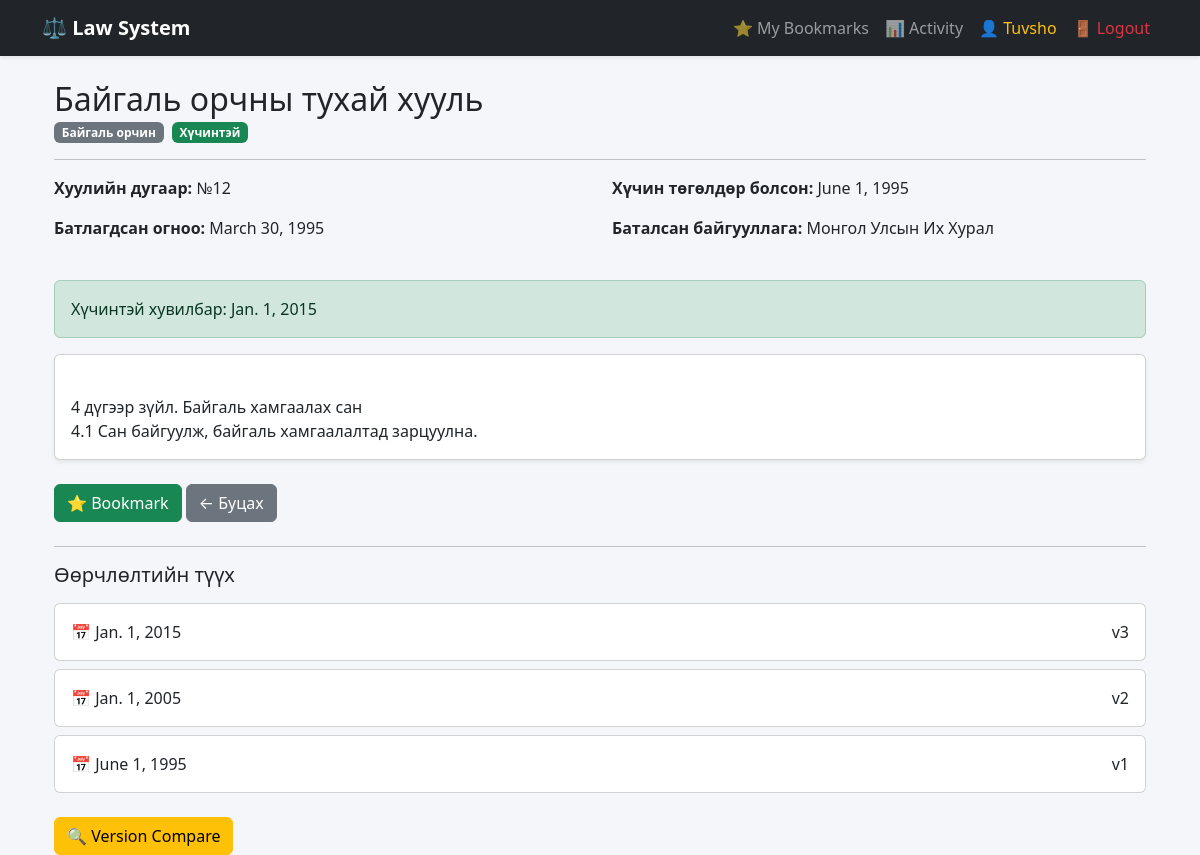
The app's page /law/16/ (signed in) with its own data.
### laws/models.py (models this page shows, shortened)
class Law(models.Model):
    STATUS_CHOICES = [
        ("active", "Хүчинтэй"),
        ("inactive", "Хүчингүй"),
        ("draft", "Төсөл"),
    ]
    title = models.CharField(max_length=300)
    category = models.CharField(max_length=200)
    law_number = models.CharField(
        max_length=50,
        blank=True,
        null=True,
        verbose_name="Хуулийн дугаар"
    )
    approved_date = models.DateField(
        blank=True,
        null=True,
        verbose_name="Батлагдсан огноо"
    )
    effective_date = models.DateField(
        blank=True,
        null=True,
        verbose_name="Хүчин төгөлдөр болсон огноо"
    )
    issued_by = models.CharField(
        max_length=200,
        blank=True,
        null=True,
        verbose_name="Баталсан байгууллага"
    )
    status = models.CharField(
        max_length=20,
        choices=STATUS_CHOICES,
        default="active"
    )
    summary = models.TextField(
        blank=True,
        null=True,
        verbose_name="Товч тайлбар"
    )
    pdf_file = models.FileField(
        upload_to="law_pdfs/",
        blank=True,
        null=True
    )
    created_at = models.DateTimeField(auto_now_add=True)

class LawVersion(models.Model):
    law = models.ForeignKey(
        Law,
        on_delete=models.CASCADE,
        related_name="versions"
    )
    version_number = models.IntegerField(default=1)
    content = models.TextField()
    effective_date = models.DateField()

### laws/views.py (the view)
# urls.py: path("law/<int:id>/", views.law_detail, name="law_detail"),
def law_detail(request, id):
    law = get_object_or_404(Law, id=id)
    current_version = law.versions.order_by("-effective_date").first()
    context = {
        "law": law,
        "current_version": current_version,
        "versions": law.versions.order_by("-effective_date"),
        "is_editor": request.user.groups.filter(name="Editor").exists()
    }
    return render(request, "laws/law_detail.html", context)

### laws/templates/laws/law_detail.html (shortened to what this page needs)
{% extends "base.html" %}
{% block content %}
<div class="container mt-4">
    <div class="mb-3">
        <h2 class="mb-1">{{ law.title }}</h2>
        <div class="d-flex gap-2 align-items-center flex-wrap">
            <span class="badge bg-secondary">
                {{ law.category }}
            </span>
            {% if law.status == "active" %}
                <span class="badge bg-success">Хүчинтэй</span>
            {% elif law.status == "inactive" %}
                <span class="badge bg-danger">Хүчингүй</span>
            {% else %}
                <span class="badge bg-warning text-dark">Төсөл</span>
            {% endif %}
        </div>
    </div>
    <hr>
    <div class="row mb-4">
        <div class="col-md-6">
            <p><strong>Хуулийн дугаар:</strong> {{ law.law_number }}</p>
            <p><strong>Батлагдсан огноо:</strong> {{ law.approved_date }}</p>
        </div>
        <div class="col-md-6">
            <p><strong>Хүчин төгөлдөр болсон:</strong> {{ law.effective_date }}</p>
            <p><strong>Баталсан байгууллага:</strong> {{ law.issued_by }}</p>
        </div>
    </div>
    {% if current_version %}
        <div class="alert alert-success">
            Хүчинтэй хувилбар: {{ current_version.effective_date }}
        </div>
        <div class="card shadow-sm mb-4">
            <div class="card-body" style="white-space: pre-line;">
                {{ current_version.content }}
            </div>
        </div>
    {% else %}
        <div class="alert alert-warning">
            Version олдсонгүй.
        </div>
    {% endif %}
    <div class="mb-4">
        <a href="{% url 'add_bookmark' law.id %}"
           class="btn btn-success">
            ⭐ Bookmark
        </a>
        <a href="{% url 'law_list' %}"
           class="btn btn-secondary">
            ← Буцах
        </a>
    </div>
    <hr>
    <h5 class="mb-3">Өөрчлөлтийн түүх</h5>
    {% for version in versions %}
        <div class="card mb-2">
            <div class="card-body d-flex justify-content-between align-items-center">
                <div>
                    📅 {{ version.effective_date }}
                </div>
                <div>
                    v{{ version.version_number }}
                </div>
            </div>
        </div>
    {% empty %}
        <div class="alert alert-warning">
            Version бүртгэгдээгүй байна.
        </div>
    {% endfor %}
    <a href="{% url 'compare_versions' law.id %}"
       class="btn btn-warning mt-3">
        🔍 Version Compare
    </a>
</div>
{% endblock %}

### laws/templates/base.html (shortened to what this page needs)
<!DOCTYPE html>
<html lang="mn">
<head>
    <link href="https://cdn.jsdelivr.net/npm/bootstrap@5.3.2/dist/css/bootstrap.min.css"
          rel="stylesheet">
</head>
<body>
<nav class="navbar navbar-expand-lg navbar-dark bg-dark shadow-sm">
    <div class="container">
        <a class="navbar-brand" href="{% url 'law_list' %}">
            ⚖ Law System
        </a>
        <div class="collapse navbar-collapse" id="navbarNav">
            <ul class="navbar-nav ms-auto">
                {% if user.is_authenticated %}
                    <li class="nav-item">
                        <a class="nav-link"
                           href="{% url 'my_bookmarks' %}">
                            ⭐ My Bookmarks
                        </a>
                    </li>
                    <li class="nav-item">
                        <a class="nav-link"
                           href="{% url 'activity_logs' %}">
                            📊 Activity
                        </a>
                    </li>
                    <li class="nav-item">
                        <span class="nav-link text-warning">
                            👤 {{ user.username }}
                        </span>
                    </li>
                    <li class="nav-item">
                      <form action="{% url 'logout' %}" method="POST">
                        <button type="submit" class="nav-link btn btn-link text-danger">
                          🚪 Logout
                        </button>
                      </form>
                    </li>
                {% endif %}
            </ul>
        </div>
    </div>
</nav>
<div class="container mt-4">
    {% block content %}
    {% endblock %}
</div>
</body>
</html>

### laws/templates/base.html (style rules this page uses)
body { background-color: #f5f6fa; }
.navbar-brand { font-weight: 600; }

### records on screen
Law: title "Байгаль орчны тухай хууль", category "Байгаль орчин", law_number "№12", approved_date "March 30, 1995", effective_date "June 1, 1995", issued_by "Монгол Улсын Их Хурал"
LawVersion: effective_date "Jan. 1, 2015", content "4 дүгээр зүйл. Байгаль хамгаалах сан 4.1 Сан байгуулж, байгаль хамгаалалтад зарцуулна.", version_number "3"
LawVersion: effective_date "Jan. 1, 2005", version_number "2"
LawVersion: effective_date "June 1, 1995", version_number "1"

### other values on screen
{{ user.username }} "Tuvsho"
